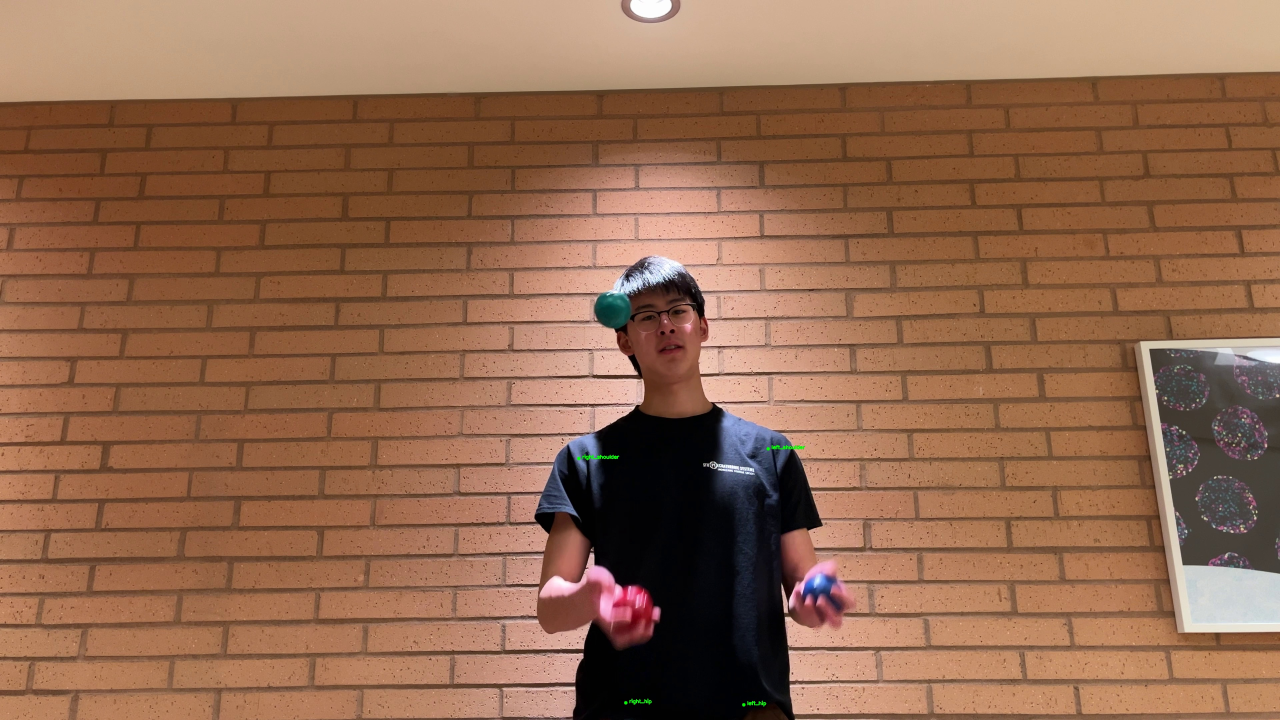
#> input picture data/reference_keypoints_visualization.jpg, 3840 x 2160 px, given in place of the camera (shown at 1/3 size)
$ python test_live_tracking.py
#> lines starting #> are read from the running program, lines starting #| are printed output that depends on the picture; after the words box and inside, x2 and y2 are one past the last pixel; in counts of white or black regions, pixels touching at a corner belong together
#> in main, frame is the input picture: shape (2160, 3840, 3); mean B, G, R 79.3, 104.6, 146
### juggle_buddy/ball_tracker.py
"""
Ball detection and tracking module.
Uses YOLO for detection and OpenCV tracking for frame-to-frame tracking.
"""
import numpy as np
import cv2
from typing import List, Dict, Optional
from pathlib import Path
from .path_utils import BallPath

# Global YOLO model cache (loaded once, reused across frames)
_yolo_model = None

# Cached calibrated color ranges (loaded once if config exists)
_calibrated_color_ranges = None


# [56 lines left out: functions _load_calibrated_color_ranges, _get_yolo_model, not called in this run]


def detect_balls(img: np.ndarray, use_yolo: bool = False, confidence: float = 0.25,
                 model_path: Optional[str] = None, color_ranges: dict = None,
                 use_multi_color: bool = True) -> List[Dict]:
    """
    Detect balls in an image using YOLO (or fallback to color-based detection).

    By default, uses multi-color detection (red, blue, green) which is more reliable
    than YOLO for specific ball colors.

    Args:
        img: Input image (BGR format)
        use_yolo: If True, use YOLO detection. If False (default), use color-based detection.
        confidence: Confidence threshold for YOLO detections (0.0-1.0)
        model_path: Optional path to custom YOLO model file
        color_ranges: Dict of HSV color ranges for color detection (see _detect_balls_color)
        use_multi_color: If True, detect multiple ball colors simultaneously (default)

    Returns:
        List of detected balls, each as a dict with 'x', 'y', 'radius'
    """
    if use_yolo:
        try:
            return _detect_balls_yolo(img, confidence, model_path)
        except Exception as e:
            print(f"⚠️  YOLO detection failed ({e}), falling back to color-based detection")
            return _detect_balls_color(img, color_ranges, use_multi_color)
    else:
        return _detect_balls_color(img, color_ranges, use_multi_color)


# [40 lines left out: function _detect_balls_yolo, not called in this run]


def _detect_balls_color(img: np.ndarray, color_ranges: dict = None, use_multi_color: bool = True) -> List[Dict]:
    """
    Fallback: Detect balls using color-based detection (HSV color masking).
    Supports detecting multiple colors (red, blue, green) simultaneously.

    Args:
        img: Input image (BGR format)
        color_ranges: Dict of color names to HSV ranges, e.g.:
                     {'red': (lower, upper), 'blue': (lower, upper), 'green': (lower, upper)}
        use_multi_color: If True, detect all configured colors. If False, use single default range.

    Returns:
        List of detected balls
    """
#> called with use_multi_color = True
    hsv = cv2.cvtColor(img, cv2.COLOR_BGR2HSV)
#> hsv: shape (2160, 3840, 3); mean H, S, V 20.9, 125.1, 146.8

    # Default HSV ranges for red, blue, green balls
    # These are starting values - calibrate using scripts/calibrate_ball_colors.py
    DEFAULT_COLOR_RANGES = {
        'red': [
            (np.array([0, 120, 70]), np.array([10, 255, 255])),  # Red range 1 (wraps around)
            (np.array([170, 120, 70]), np.array([180, 255, 255]))  # Red range 2
        ],
        'blue': [(np.array([100, 150, 0]), np.array([124, 255, 255]))],
        'green': [(np.array([35, 50, 50]), np.array([85, 255, 255]))]
    }

    # Use provided ranges or defaults (calibration disabled - using default ranges)
    if color_ranges is None:
        # Use default color ranges (calibrated ranges loading disabled)
        color_ranges = DEFAULT_COLOR_RANGES

    # Create combined mask for all colors
    combined_mask = np.zeros(hsv.shape[:2], dtype=np.uint8)

    if use_multi_color:
        # Detect all configured colors
        for color_name, ranges in color_ranges.items():
            if isinstance(ranges, list):
                # Multiple ranges (e.g., red has two ranges)
                for lower, upper in ranges:
                    mask = cv2.inRange(hsv, lower, upper)
                    combined_mask = cv2.bitwise_or(combined_mask, mask)
            else:
                # Single range
                lower, upper = ranges
                mask = cv2.inRange(hsv, lower, upper)
                combined_mask = cv2.bitwise_or(combined_mask, mask)
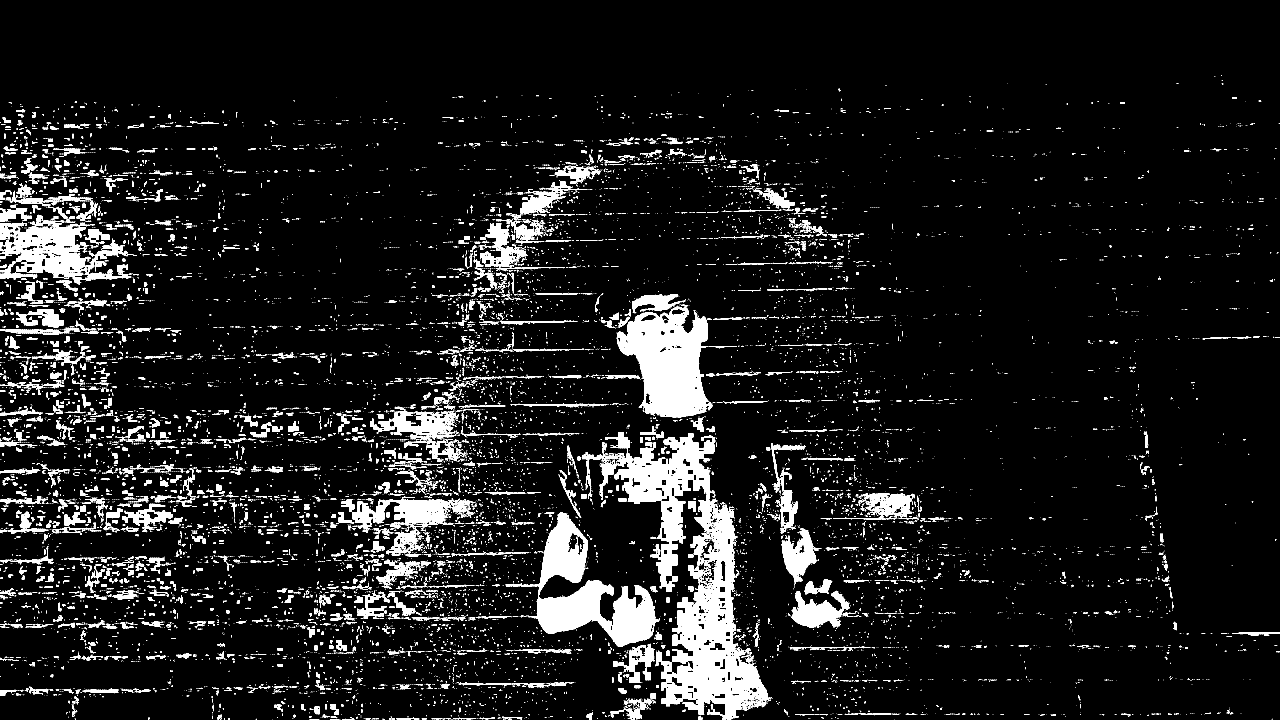
#> combined_mask: shape (2160, 3840) (shown at 1/3 size); 8% white; 19111 white regions (16656 under 20 px), largest, box (x1, y1, x2, y2) and area: (1798, 1296, 2313, 2160) 134225, (1516, 1538, 1976, 1941) 58477, (1850, 919, 2139, 1252) 58107
    else:
        # Fallback: use first range or default bright/white
        if color_ranges and len(color_ranges) > 0:
            first_ranges = list(color_ranges.values())[0]
            if isinstance(first_ranges, list):
                lower, upper = first_ranges[0]
            else:
                lower, upper = first_ranges
        else:
            # Default: detect bright/white objects
            lower = np.array([0, 0, 200])
            upper = np.array([180, 30, 255])
        combined_mask = cv2.inRange(hsv, lower, upper)

    # Apply morphological operations to close gaps and fill holes
    # This is especially important for tape-wrapped balls with gaps between strips
    # Use moderate kernel size - too large connects unrelated noise, too small misses tape gaps
    kernel_close = cv2.getStructuringElement(cv2.MORPH_ELLIPSE, (5, 5))  # Moderate size
    kernel_open = cv2.getStructuringElement(cv2.MORPH_ELLIPSE, (3, 3))   # Remove tiny noise
    # Open first to remove small noise, then close to connect tape pieces
    combined_mask = cv2.morphologyEx(combined_mask, cv2.MORPH_OPEN, kernel_open)    # Remove tiny noise first
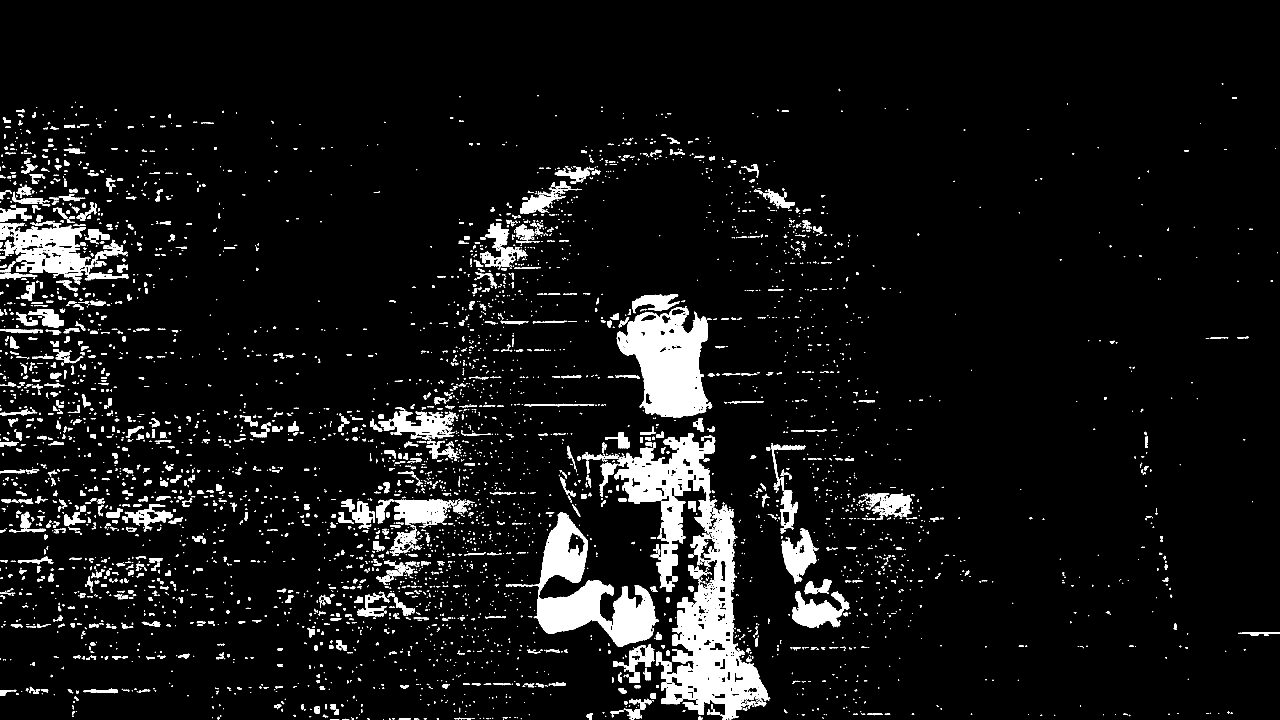
#> combined_mask: shape (2160, 3840) (shown at 1/3 size); 6.7% white; 4448 white regions (2447 under 20 px), largest, box (x1, y1, x2, y2) and area: (1983, 1517, 2311, 2160) 77427, (1850, 921, 2137, 1252) 57596, (1842, 1300, 2152, 1776) 47363
    combined_mask = cv2.morphologyEx(combined_mask, cv2.MORPH_CLOSE, kernel_close)  # Then close gaps between tape
#> combined_mask: shape (2160, 3840); 7.1% white; 3390 white regions (1781 under 20 px)

    # Find contours
    contours, _ = cv2.findContours(combined_mask, cv2.RETR_EXTERNAL, cv2.CHAIN_APPROX_SIMPLE)
#> contours = 3389 contours, 2190 with area under 20; largest, box (x1, y1, x2, y2) and area: (1731, 1300, 2311, 2160) 151699, (1850, 919, 2137, 1252) 60869, (1517, 1538, 1976, 1941) 59606, (0, 662, 387, 854) 33679, (1024, 1496, 1425, 1668) 20655

    balls = []
    for contour in contours:
        area = cv2.contourArea(contour)

        # Filter 1: Area range - strict minimum to reject small noise
        # Increased minimum from 100 to 300 to filter out tiny artifacts
        # Typical range: 300-4000 pixels for balls at reasonable distances
        if not (300 <= area <= 4000):
            continue

        # Get enclosing circle and bounding box
        (cx, cy), radius = cv2.minEnclosingCircle(contour)
        radius = int(radius)
        x, y, w, h = cv2.boundingRect(contour)

        # Filter 2: Radius range - strict minimum to reject tiny noise
        # Increased minimum from 8 to 15 pixels
        if not (15 <= radius <= 50):
            continue

        # Filter 3: Circularity - balance between tape-wrapped balls and noise
        # Circularity = 4π*area/perimeter² (1.0 = perfect circle)
        perimeter = cv2.arcLength(contour, True)
        if perimeter > 0:
            circularity = 4 * np.pi * area / (perimeter * perimeter)
            # Increased threshold from 0.25 to 0.35 to reject very irregular noise
            if circularity < 0.35:
                continue

        # Filter 4: Area-to-circle ratio - stricter minimum for better signal
        # Helps reject sparse/noisy detections
        circle_area = np.pi * radius * radius
        if circle_area > 0:
            fill_ratio = area / circle_area
            # Increased minimum from 0.3 to 0.45 to reject sparse shapes
            # Upper bound 1.3 (was 1.5) to be stricter
            if not (0.45 <= fill_ratio <= 1.3):
                continue

        # Filter 5: Bounding box aspect ratio - stricter to reject elongated noise
        if w > 0 and h > 0:
            aspect_ratio = max(w, h) / min(w, h)
            # Reduced from 2.0 to 1.6 to reject elongated artifacts
            if aspect_ratio > 1.6:
                continue

        # Filter 6: Solidity - how convex is the shape (ratio of contour area to convex hull area)
        # Helps reject very irregular shapes that are more likely to be noise
        # Solidity = contour_area / convex_hull_area (1.0 = perfectly convex)
        hull = cv2.convexHull(contour)
        hull_area = cv2.contourArea(hull)
        if hull_area > 0:
            solidity = area / hull_area
            # Reject shapes that are too concave/irregular (solidity < 0.7)
            # This helps filter out noise while allowing some irregularities from tape
            if solidity < 0.7:
                continue

        balls.append({
            'x': int(cx),
            'y': int(cy),
            'radius': radius
        })
#> this loop made 3389 passes
#> (area, cx, cy, radius, x, y, w, h) on passes 1110, 1415, 2016: (576.5, 1135.5, 1636, 19, 1119, 1623, 34, 33), (536.5, 2075.5, 1519.5, 18, 2064, 1504, 24, 32), (692, 2100, 1275.6, 21, 2079, 1254, 33, 42)
#> (area, cx, cy, radius, x, y, w, h) on passes 1297, 1365, 1582, 1955, 1967, 2147: (343.5, 526, 1559.5, 21, 505, 1552, 43, 20), (697, 343.5, 1539.5, 25, 320, 1524, 48, 29), (334, 1159.5, 1463.3, 16, 1149, 1448, 19, 32), (334.5, 54, 1304, 18, 42, 1287, 23, 35), (334.5, 831.5, 1287.5, 16, 816, 1280, 32, 16), (303, 323.5, 1209.5, 18, 312, 1194, 24, 32)
#> after the loop, balls = 3 items

    # Filter 7: Remove detections that are too close together (likely duplicates)
    # Keep only the largest detection within a threshold distance
    if len(balls) > 1:
        filtered_balls = []
        balls_sorted = sorted(balls, key=lambda b: b['radius'], reverse=True)  # Sort by radius (largest first)
#> balls_sorted = 3 items

        for ball in balls_sorted:
            too_close = False
            for existing in filtered_balls:
                dist = np.sqrt((ball['x'] - existing['x'])**2 + (ball['y'] - existing['y'])**2)
                # If within 30 pixels of another detection, skip this one (keep the larger one)
                if dist < 30:
                    too_close = True
                    break
            if not too_close:
                filtered_balls.append(ball)
#> this loop made 3 passes
#> ball on passes 1 to 3: {'x': 2100, 'y': 1275, 'radius': 21}, {'x': 1135, 'y': 1636, 'radius': 19}, {'x': 2075, 'y': 1519, 'radius': 18}
#> after the loop, filtered_balls = 3 items

        balls = filtered_balls

    return balls


# [20 lines left out: function track_balls_frame, not called in this run]


class BallTracker:
    """Tracks multiple balls across video frames."""

    def __init__(self, num_balls: int = 3):
        """
        Initialize ball tracker.

        Args:
            num_balls: Expected number of balls to track
        """
        self.num_balls = num_balls
        self.tracked_balls: List[BallPath] = []
        self.frame_count = 0
        self.trackers = []  # OpenCV trackers (to be initialized)

    def process_frame(self, img: np.ndarray, frame_number: int) -> Dict:
        """
        Process a single frame and update ball tracks.

        Args:
            img: Current frame image
            frame_number: Frame number in sequence

        Returns:
            Dict with 'balls' (list of detections) and 'frame_number'
        """
        self.frame_count = frame_number

        # Detect balls
        detections = detect_balls(img)
#> detections = 3 items

        # Update tracking
        if len(self.tracked_balls) == 0:
            # Initialize paths
            for i, det in enumerate(detections[:self.num_balls]):
                pos = np.array([[det['x'], det['y']]])
                path = BallPath(ball_id=i, positions=pos)
                self.tracked_balls.append(path)
#> this loop made 3 passes
#> after the loop, self.tracked_balls = 3 items
        else:
            # Update existing paths
            for i, det in enumerate(detections[:min(len(self.tracked_balls), len(detections))]):
                if i < len(self.tracked_balls):
                    pos = np.array([[det['x'], det['y']]])
                    self.tracked_balls[i].positions = np.vstack([
                        self.tracked_balls[i].positions,
                        pos
                    ])

        return {
            'balls': detections[:self.num_balls],
            'frame_number': frame_number
        }

    def get_paths(self) -> List[BallPath]:
        """
        Get all tracked ball paths.

        Returns:
            List of BallPath objects
        """
        return self.tracked_balls

### juggle_buddy/path_utils.py
"""
Path utility functions for ball path data structures and operations.
"""
import numpy as np
from typing import List, Tuple


class BallPath:
    """Represents a path taken by a single ball."""

    def __init__(self, ball_id: int, positions: np.ndarray):
        """
        Initialize a BallPath.

        Args:
            ball_id: Unique identifier for the ball
            positions: Array of shape (N, 2) containing (x, y) positions
        """
        self.ball_id = ball_id
        self.positions = positions

    def __len__(self) -> int:
        """Return the number of positions in the path."""
        return len(self.positions)

    # [55 lines left out: functions get_position, normalize_path, calculate_path_length, not called in this run]

### scripts/test_live_tracking.py
"""Test live ball tracking from webcam"""
import sys
from pathlib import Path

# Add parent directory to Python path
project_root = Path(__file__).parent.parent
sys.path.insert(0, str(project_root))

import cv2
import numpy as np
from juggle_buddy.ball_tracker import BallTracker, detect_balls

def main():
    print("Starting webcam...")
    print("Press 'd' to toggle debug mask view, 'q' to quit, 's' to save current paths")

    cap = cv2.VideoCapture(0)

    if not cap.isOpened():
        print("ERROR: Could not open webcam")
        return

    tracker = BallTracker(num_balls=3)
    frame_count = 0
    show_debug_mask = False

    while True:
        ret, frame = cap.read()
        if not ret:
            break

        # Process frame
        result = tracker.process_frame(frame, frame_count)
#> result = 2 items

        # Draw detections
        for ball in result['balls']:
            x, y = ball['x'], ball['y']
            r = ball.get('radius', 20)
            cv2.circle(frame, (x, y), r, (0, 255, 0), 2)
            cv2.circle(frame, (x, y), 2, (0, 0, 255), -1)
#> this loop made 3 passes

        # Display frame number and ball count
        cv2.putText(frame, f"Frame: {frame_count}, Balls: {len(result['balls'])}",
                   (10, 30), cv2.FONT_HERSHEY_SIMPLEX, 1, (0, 0, 0), 2)

        # Debug mode: show color mask
        if show_debug_mask:
            # Load config and create mask
            hsv = cv2.cvtColor(frame, cv2.COLOR_BGR2HSV)
            config_path = Path(__file__).parent.parent / "data" / "ball_color_config.py"

            combined_mask = np.zeros(hsv.shape[:2], dtype=np.uint8)

            if config_path.exists():
                try:
                    import importlib.util
                    spec = importlib.util.spec_from_file_location("ball_color_config", config_path)
                    config_module = importlib.util.module_from_spec(spec)
                    spec.loader.exec_module(config_module)

                    if hasattr(config_module, 'BALL_COLOR_RANGES'):
                        color_ranges = config_module.BALL_COLOR_RANGES
                        for color_name, ranges in color_ranges.items():
                            if isinstance(ranges, tuple):
                                lower, upper = ranges
                                mask = cv2.inRange(hsv, lower, upper)
                                combined_mask = cv2.bitwise_or(combined_mask, mask)
                except Exception as e:
                    print(f"Debug: Could not load config: {e}")

            # Apply same morphological operations as in detection
            kernel_close = cv2.getStructuringElement(cv2.MORPH_ELLIPSE, (7, 7))
            kernel_open = cv2.getStructuringElement(cv2.MORPH_ELLIPSE, (3, 3))
            combined_mask = cv2.morphologyEx(combined_mask, cv2.MORPH_CLOSE, kernel_close)
            combined_mask = cv2.morphologyEx(combined_mask, cv2.MORPH_OPEN, kernel_open)

            mask_bgr = cv2.cvtColor(combined_mask, cv2.COLOR_GRAY2BGR)
            display = np.hstack([frame, mask_bgr])
            cv2.putText(display, "LEFT: Original | RIGHT: Color Mask (White = Detected)",
                       (10, frame.shape[0] - 20), cv2.FONT_HERSHEY_SIMPLEX, 0.6, (0, 255, 0), 2)
            cv2.imshow('Live Tracking', display)
        else:
            cv2.imshow('Live Tracking', frame)

        key = cv2.waitKey(1) & 0xFF
#> (key q is pressed here)
        if key == ord('q'):
            break
        elif key == ord('d'):
            show_debug_mask = not show_debug_mask
            print(f"Debug mask: {'ON' if show_debug_mask else 'OFF'}")
        elif key == ord('s'):
            paths = tracker.get_paths()
            print(f"\nSaved {len(paths)} paths")
            for i, path in enumerate(paths):
                print(f"  Ball {i}: {len(path)} positions")

        frame_count += 1

    cap.release()
    cv2.destroyAllWindows()

    # Final paths
    paths = tracker.get_paths()
#> paths = 3 items
    print(f"\nFinal tracking results:")
    print(f"  Total frames: {frame_count}")
    print(f"  Tracked balls: {len(paths)}")
#|   Tracked balls: 3
    for i, path in enumerate(paths):
        print(f"  Ball {i}: {len(path)} positions")
#> this loop made 3 passes
#|   Ball 0: 1 positions
#|   Ball 1: 1 positions
#|   Ball 2: 1 positions

if __name__ == "__main__":
    main()
